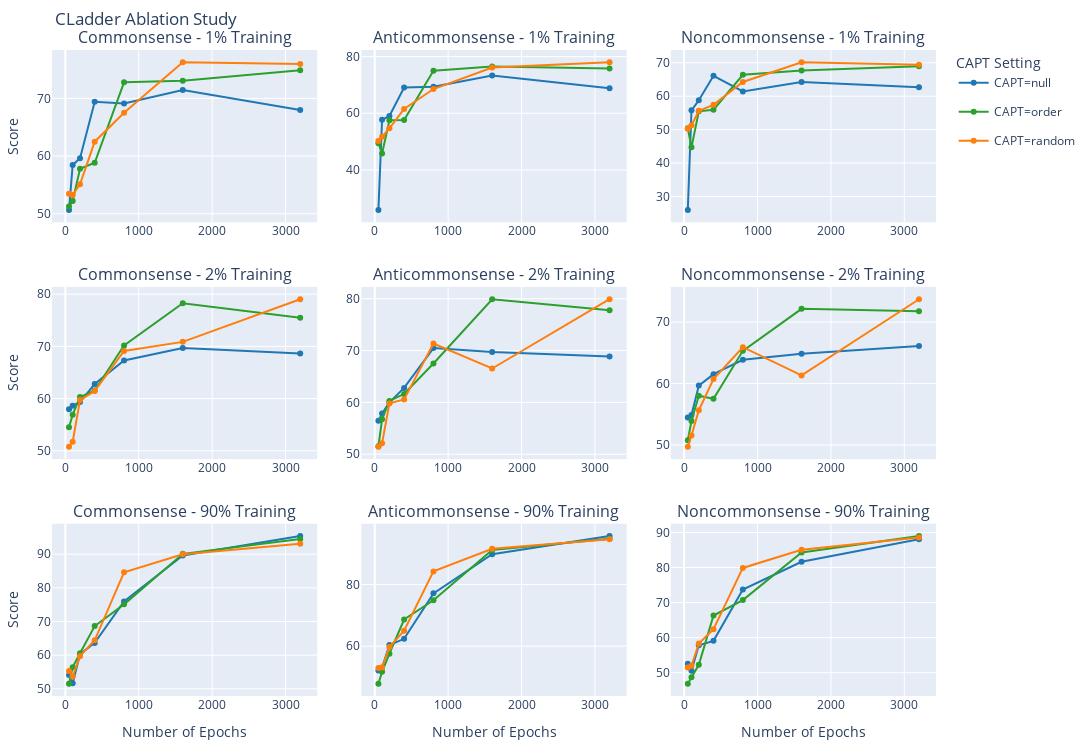
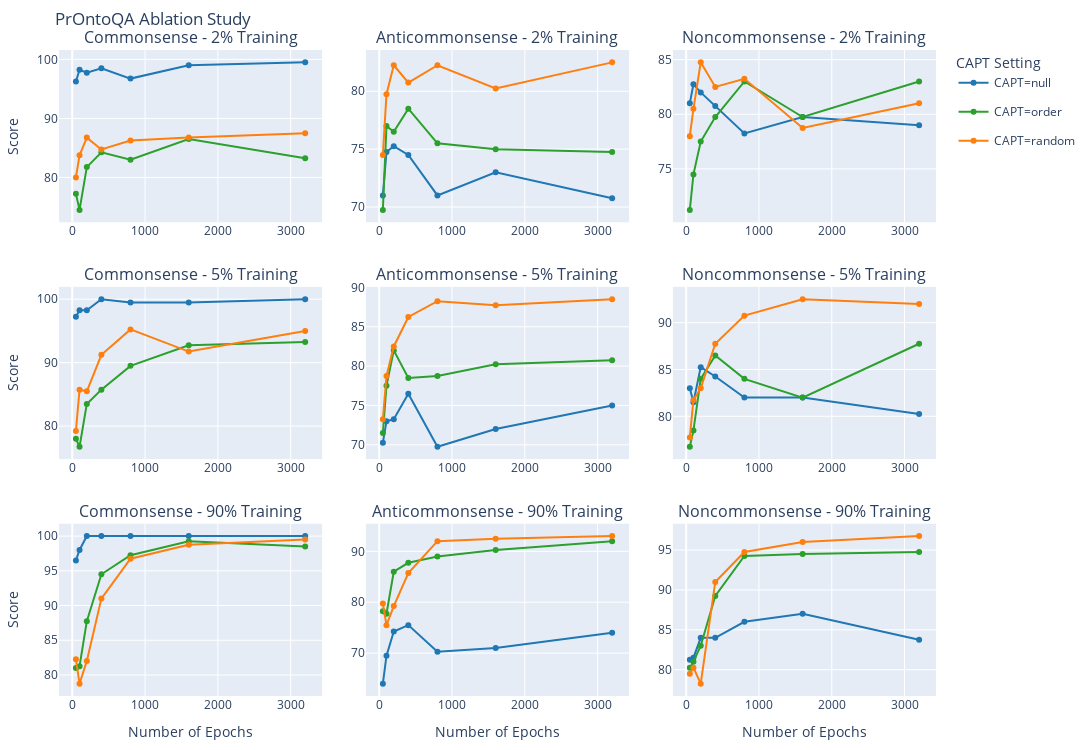
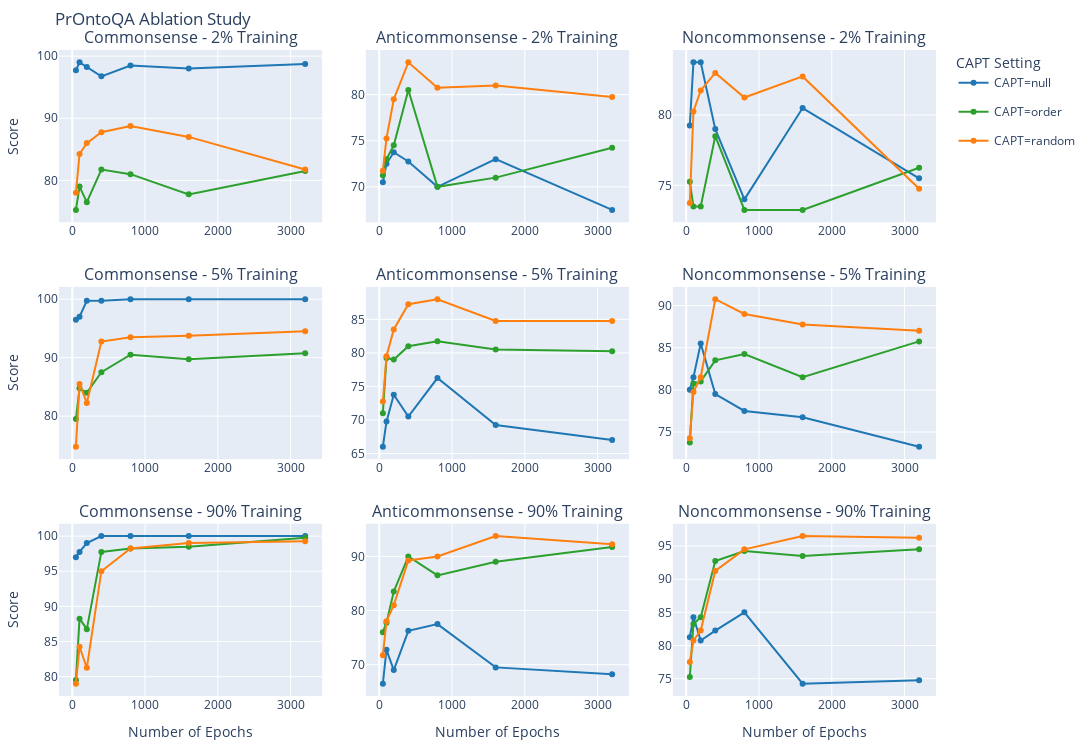

Notebook code for these charts, in order:
### Code cell
testset_name_mapping = {
    'commonsense': 'Commonsense',
    'anticommonsense': 'Anticommonsense',
    'noncommonsense': 'Noncommonsense',
    'prontoqa': 'Commonsense',
}
# Create comparison plots
def create_anonymize_comparison_plots(df, dataset2score_name, available_pct, datasetname):
    
    # Identify test dataset columns
    test_dataset_columns = [col for col in df.columns if col in dataset2score_name.values()]
    training_percentages = sorted(df['percent_train'].unique())
    learning_rates = sorted(df['learning_rate'].unique())
    anonymize_list = sorted(df['anonymize'].unique())
    
    print(learning_rates)
    print(f"Found {len(df)} runs with {len(test_dataset_columns)} test datasets")
    print(f"Test datasets: {[col.replace('score_', '') for col in test_dataset_columns]}")
    print(f"Training percentages: {training_percentages}")
    
    
    # Create a subplot for each test dataset and training percentage combination
    num_test_sets = len(test_dataset_columns)
    num_percentages = len(available_pct)
    
    for lr in learning_rates:
        print(f"Creating comparison plots for learning rate: {lr}")
    
        fig = make_subplots(
            rows=num_percentages, 
            cols=num_test_sets,
            subplot_titles=[f"{testset_name_mapping[col]} - {round(pct*100)}% Training" 
                            for pct in available_pct for col in test_dataset_columns],
            vertical_spacing=0.1,
            horizontal_spacing=0.05
        )
        
        # Color scheme for True/False anonymization
        colors = {"null": "rgb(31, 119, 180)", "random": "rgb(255, 127, 14)", "order": "rgb(44, 160, 44)", "original": "rgb(214, 39, 40)"}
        
        for i, pct in enumerate(available_pct):
            for j, test_col in enumerate(test_dataset_columns):
                dataset_name = test_col
                
                # Filter data for this training percentage
                df_pct = df[(df['percent_train'] == pct) & (df['learning_rate'] == lr) & (df['reasoning'] == True)]
                
                # Group by anonymization and epochs, calculate mean scores
                for anon in anonymize_list:
                    if anon == "original":
                        continue
                    df_group = df_pct[df_pct['anonymize'] == anon]
                    
                    # Skip if no data for this combination
                    if len(df_group) == 0:
                        continue
                    
                    # Get average scores for each epoch
                    # print(df_group)
                    epoch_scores = df_group.groupby('max_steps')[test_col].mean().reset_index()
                    # print(epoch_scores)
                    # print(epoch_scores)
                    
                    # Add line to plot
                    fig.add_trace(
                        go.Scatter(
                            x=epoch_scores['max_steps'],
                            y=epoch_scores[test_col],
                            mode='lines+markers',
                            name=f"CAPT={anon}",
                            line=dict(color=colors[str(anon)]),
                            legendgroup=f"CAPT={anon}",
                            showlegend=(i==0 and j==0) # Only show legend once
                        ),
                        row=i+1, col=j+1
                    )
                
                # Update axis labels
                if i == num_percentages-1:
                    fig.update_xaxes(title_text="Number of Epochs", row=i+1, col=j+1)
                if j == 0:
                    fig.update_yaxes(title_text="Score", row=i+1, col=j+1)
        
        # Update layout
        fig.update_layout(
            height=250*num_percentages,
            width=400*num_test_sets,
            title_text=f"{datasetname} Ablation Study",
            legend_title="CAPT Setting",
            margin=dict(t=50, b=20, l=20, r=20),
        )
        fig.show()

create_anonymize_comparison_plots(cladder_df, cladder_dataset2score_name, [0.01, 0.02, 0.899], datasetname="CLadder")
create_anonymize_comparison_plots(prontoqa_df, prontoqa_dataset2score_name, [0.025, 0.05, 0.899], datasetname="PrOntoQA")
